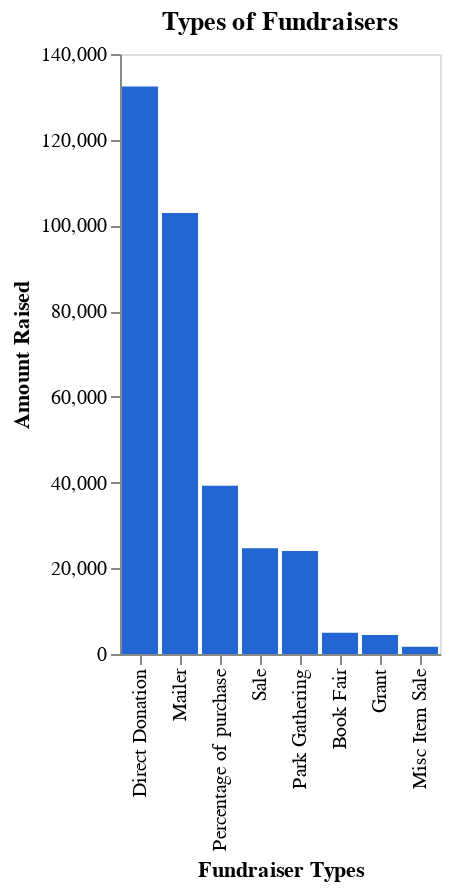

Source (notebook cell):
### Code cell
_dntk.DeepnoteChart(df_5, """{"layer":[{"layer":[{"mark":{"clip":true,"type":"bar","color":"#2266D3","tooltip":true},"encoding":{"x":{"axis":{"grid":false,"title":"Fundraiser Types"},"sort":null,"type":"nominal","field":"fundraiser_type","scale":{"type":"linear"}},"y":{"axis":{"grid":false,"title":"Amount Raised"},"sort":null,"type":"quantitative","field":"total_raised","scale":{"type":"linear"},"format":{"type":"default","decimals":null},"aggregate":"sum","formatType":"numberFormatFromNumberType"}}}]}],"title":"Types of Fundraisers","config":{"legend":{}},"$schema":"https://vega.github.io/schema/vega-lite/v5.json","encoding":{},"usermeta":{"tooltipDefaultMode":true}}""")

### Figure 1 — Vega-Lite specification as saved in the notebook (floating-point values rounded to 4 significant figures)
{"layer": [{"layer": [{"mark": {"clip": true, "type": "bar", "color": "#2266D3", "tooltip": true}, "encoding": {"x": {"axis": {"grid": false, "title": "Fundraiser Types"}, "sort": null, "type": "nominal", "field": "fundraiser_type", "scale": {"type": "linear"}}, "y": {"axis": {"grid": false, "title": "Amount Raised"}, "sort": null, "type": "quantitative", "field": "total_raised", "scale": {"type": "linear"}, "format": {"type": "default", "decimals": null}, "aggregate": "sum", "formatType": "numberFormatFromNumberType"}}}]}], "title": "Types of Fundraisers", "config": {"legend": {}}, "$schema": "https://vega.github.io/schema/vega-lite/v5.json", "encoding": {}, "usermeta": {"tooltipDefaultMode": true}, "data": {"values": [{"fundraiser_type": "Direct Donation", "number_of_fundraisers": 50, "total_donations": 494, "total_raised": 132400.0, "average_donation": 268.1}, {"fundraiser_type": "Mailer", "number_of_fundraisers": 14, "total_donations": 263, "total_raised": 102900.0, "average_donation": 391.3}, {"fundraiser_type": "Percentage of purchase", "number_of_fundraisers": 41, "total_donations": 218, "total_raised": 39280.0, "average_donation": 180.2}, {"fundraiser_type": "Sale", "number_of_fundraisers": 25, "total_donations": 96, "total_raised": 24690.0, "average_donation": 257.2}, {"fundraiser_type": "Park Gathering", "number_of_fundraisers": 2, "total_donations": 38, "total_raised": 24050.0, "average_donation": 632.9}, {"fundraiser_type": "Book Fair", "number_of_fundraisers": 6, "total_donations": 11, "total_raised": 4980.0, "average_donation": 452.8}, {"fundraiser_type": "Grant", "number_of_fundraisers": 6, "total_donations": 6, "total_raised": 4428.0, "average_donation": 738.0}, {"fundraiser_type": "Misc Item Sale", "number_of_fundraisers": 2, "total_donations": 4, "total_raised": 1718.0, "average_donation": 429.5}]}}
